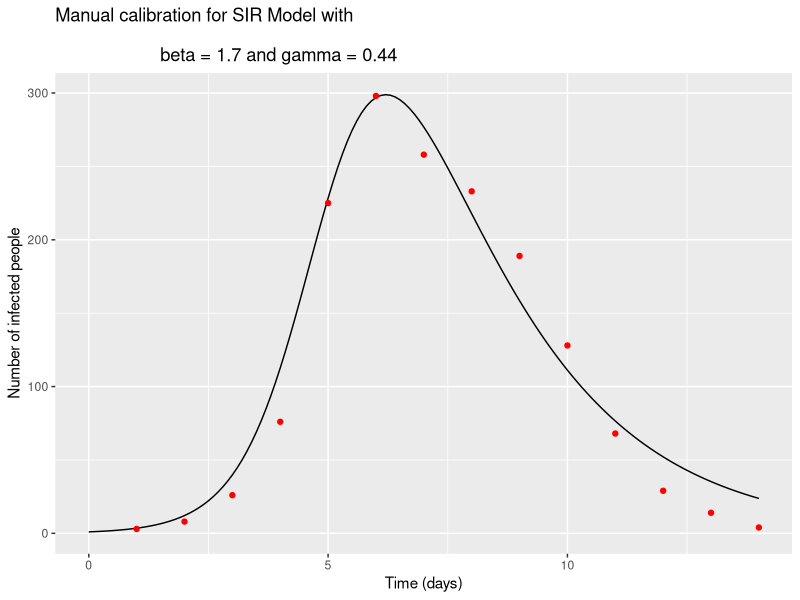

Recreate this plot in R.
# INFECTIOUS dISEASE MODELLING
# Module 2 e-tivity 6 - Manual Calibration of a SIR Model part 2

library(deSolve)  # solves the model
library(reshape2) # changes hte shape of the model output
library(ggplot2)  # plots

data <-  data.frame(time = 1:14,
                    number_infected = c(3,8,26,76,225,298,258,233,189,128,68,29,14,4))

ini_state <- c(S = 762,
               I = 1,
               R = 0)

parameters <- c(beta = 1.7,
                gamma = 0.44)

times <- seq(from = 0, to = length(data$number_infected-1), by = 0.1)

sir_model <- function (time, state, parameters) {
  
  with(as.list(c(state, parameters)), {
    
    N <- S + I + R
    
    lambda <- beta*I/N
    
    dS <- -lambda*S
    dI <- lambda*S - gamma*I
    dR <- gamma*I
    
    return(list(c(dS, dI, dR)))
  })
}

output <- as.data.frame(ode(y = ini_state,
                            times = times,
                            func = sir_model,
                            parms = parameters))

graf <- ggplot() +
  geom_line(data = output,
            aes(x = time, y = I)) + # Plot of the estimated parameters
  geom_point(data = data,
             aes(x = time, y = number_infected),
             colour = "red") + # Plot of data
  xlab("Time (days)") + ylab("Number of infected people") +
  labs(title = paste("Manual calibration for SIR Model with\n
                     beta =", round(parameters["beta"], 2), "and gamma =", round(parameters["gamma"], 2)))

print(graf)
